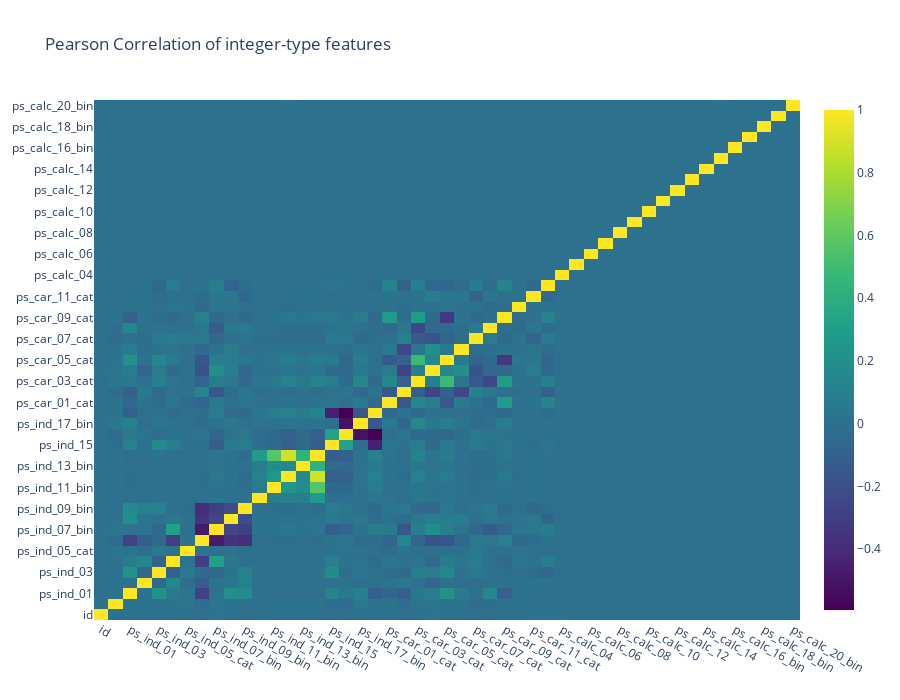

Write notebook code for a chart like this one.
### Markdown cell above
### correlation of integer features

### Code cell
data = [
    go.Heatmap(
        z = train_int.corr().values,
        x = train_int.columns.values,
        y = train_int.columns.values,
        colorscale='Viridis',
        reversescale=False,
        opacity=1.0)
]

layout = go.Layout(
    title = 'Pearson Correlation of integer-type features',
    xaxis = dict(ticks='',nticks=36),
    yaxis = dict(ticks=''),
    width = 900,height = 700)

fig = go.Figure(data=data,layout=layout)
py.iplot(fig,filename='labelled-heatmap')

### Figure 1 — Plotly figure (JSON) as saved in the notebook; plotly's stock layout.template omitted (floating-point values rounded to 4 significant figures; data arrays with more than 128 entries replaced by an {"elided": "..."} marker saying what was removed)
{"data": [{"colorscale": [[0, "#440154"], [0.1111, "#482878"], [0.2222, "#3e4989"], [0.3333, "#31688e"], [0.4444, "#26828e"], [0.5556, "#1f9e89"], [0.6667, "#35b779"], [0.7778, "#6ece58"], [0.8889, "#b5de2b"], [1, "#fde725"]], "opacity": 1, "reversescale": false, "type": "heatmap", "x": ["id", "target", "ps_ind_01", "ps_ind_02_cat", "ps_ind_03", "ps_ind_04_cat", "ps_ind_05_cat", "ps_ind_06_bin", "ps_ind_07_bin", "ps_ind_08_bin", "ps_ind_09_bin", "ps_ind_10_bin", "ps_ind_11_bin", "ps_ind_12_bin", "ps_ind_13_bin", "ps_ind_14", "ps_ind_15", "ps_ind_16_bin", "ps_ind_17_bin", "ps_ind_18_bin", "ps_car_01_cat", "ps_car_02_cat", "ps_car_03_cat", "ps_car_04_cat", "ps_car_05_cat", "ps_car_06_cat", "ps_car_07_cat", "ps_car_08_cat", "ps_car_09_cat", "ps_car_10_cat", "ps_car_11_cat", "ps_car_11", "ps_calc_04", "ps_calc_05", "ps_calc_06", "ps_calc_07", "ps_calc_08", "ps_calc_09", "ps_calc_10", "ps_calc_11", "ps_calc_12", "ps_calc_13", "ps_calc_14", "ps_calc_15_bin", "ps_calc_16_bin", "ps_calc_17_bin", "ps_calc_18_bin", "ps_calc_19_bin", "ps_calc_20_bin"], "y": ["id", "target", "ps_ind_01", "ps_ind_02_cat", "ps_ind_03", "ps_ind_04_cat", "ps_ind_05_cat", "ps_ind_06_bin", "ps_ind_07_bin", "ps_ind_08_bin", "ps_ind_09_bin", "ps_ind_10_bin", "ps_ind_11_bin", "ps_ind_12_bin", "ps_ind_13_bin", "ps_ind_14", "ps_ind_15", "ps_ind_16_bin", "ps_ind_17_bin", "ps_ind_18_bin", "ps_car_01_cat", "ps_car_02_cat", "ps_car_03_cat", "ps_car_04_cat", "ps_car_05_cat", "ps_car_06_cat", "ps_car_07_cat", "ps_car_08_cat", "ps_car_09_cat", "ps_car_10_cat", "ps_car_11_cat", "ps_car_11", "ps_calc_04", "ps_calc_05", "ps_calc_06", "ps_calc_07", "ps_calc_08", "ps_calc_09", "ps_calc_10", "ps_calc_11", "ps_calc_12", "ps_calc_13", "ps_calc_14", "ps_calc_15_bin", "ps_calc_16_bin", "ps_calc_17_bin", "ps_calc_18_bin", "ps_calc_19_bin", "ps_calc_20_bin"], "z": {"elided": "49x49 float values"}}], "layout": {"height": 700, "title": {"text": "Pearson Correlation of integer-type features"}, "width": 900, "xaxis": {"nticks": 36, "ticks": ""}, "yaxis": {"ticks": ""}}}
